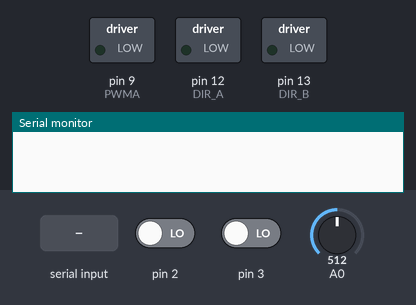
Simulated run of this sketch. Board: Arduino Uno, built with avr-gcc and run on an emulated ATmega328P. On the bench: switched loads named in the sketch (green lamp = pin HIGH), the last lines printed to the serial monitor. Inputs (shaded band) come from the test bench; at power-on: A0 = 512, pin 2 LOW, pin 3 LOW.

Above: at 1.2 s.
1.3 s: "90,45,200,10,150,30\n" received over Serial
At 4.2 s:
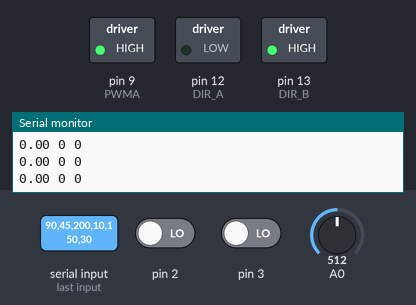
4.3 s: "30,150,10,200,45,90\n" received over Serial
At 5.7 s:
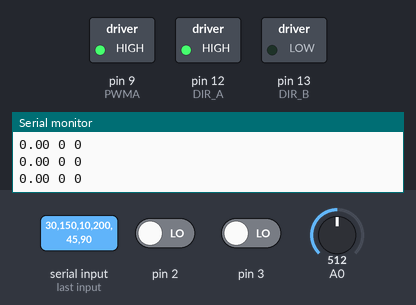
6.8 s: A0 set to 267
8.3 s: A0 set to 238
At 9.5 s:
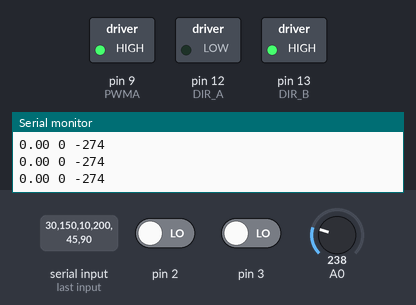
Timing chart, 0 to 10.8 s (numbered marks = the images above; inputs shaded):
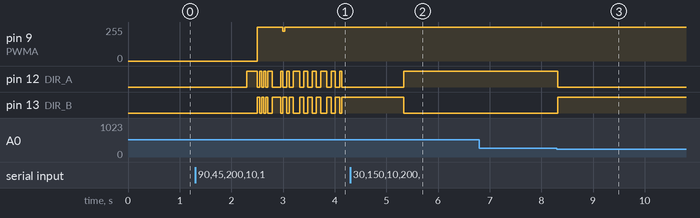

The sketch:

Programme_arduino.ino
```cpp
#include <TimerOne.h>
#define PWMA 9
#define DIR_A 12
#define DIR_B 13
int pos=0;
int TEMP=2;//millisec pour echantionnage
int last_pos=0;
int last_millis=0;
float Vc=0;
int Vmax=10;
float Ac=0;
int eps_v=0;
int eps_i=0;
float PWM_per=8388.608/4;
double vitesse=0;

int Integ_v=0;
int Integ_i=0;
int Ic=0;
int Uc=0;

boolean start=false;

void setup(){
  pinMode(3,INPUT);
  pinMode(2,INPUT);
  attachInterrupt(0,encodeur_A,CHANGE);
  attachInterrupt(1,encodeur_B,CHANGE);
  pinMode(DIR_A, OUTPUT);
  pinMode(DIR_B, OUTPUT);
  pinMode(PWMA, OUTPUT);
  digitalWrite(PWMA,LOW);
  Timer1.initialize(1000);  //Durée(timer1) en microsecondes (1Khz)
  Timer1.attachInterrupt(cal_vitesse,5000);
  Timer1.stop();

  Serial.begin(115200);
}
int Kpv=10; //P de vitesse
int Kiv=1; // I de vitesse
int Kdv=0; //D de vitesse
int Kpi=5;// P de current
int Kii=1;// I de current
int Kdi=0; //D de current
void loop(){
  /*if(millis()-last_millis>TEMP/2){
   cmd=Pid(cmd,vitesse_req,vitesse);
   }*/
   // if not true, we stop the motor
  if(Serial.available()>0){
    if(Serial.parseInt()==-1){
      start=false;
      Serial.flush();
    }
    // if ture, we set the value PID as received and start the motor
    else{
      Kpv=Serial.parseInt();
      Kiv=Serial.parseInt();
      Kdv=Serial.parseInt();
      Kpi=Serial.parseInt();
      Kii=Serial.parseInt();
      Kdi=Serial.parseInt();
      start=true;

    }

  }
  if(start==true){
    movement(0.2,5000,1000);
    eps_v=Vc-vitesse;
    Ic=Kpv*eps_v+Kiv*Integ_v;
    int I=(analogRead(A0)-512);

    eps_i=Ic-I;
    if(millis()-last_millis>TEMP){
      Vc += Ac;
      Vc=constrain(Vc,-Vmax,Vmax);

      Integ_v+=eps_v;
      Integ_i+=eps_i;
      Integ_v=constrain(Integ_v,-200,200);
      Integ_i=constrain(Integ_i,-200,200);
      last_millis=millis();
    }

    //Uc=Vc;
    Uc=Kpi*eps_i+Kii*Integ_i;

    Cmde_Mot(Uc);
    //Serial.print(Vc);


    Serial.print(vitesse);Serial.print(" ");
    Serial.print(pos);Serial.print(" ");
    Serial.println(I);
    //Serial.print(constrain(Vc,-1024,1024));
    //Serial.print(",");

    //Serial.print("Position:");
    //Serial.println(pos);
    // Serial.print();
    // Serial.print(",");
    // Serial.print("  Vitesse:");
    //Serial.println(vitesse);
    delay(40);
  }
}
//void movement(int value){


/*if(Vc<0){
 if(abs(pos)<1000) Vc=-60;
 if(abs(pos)>=1000&&abs(pos)<2500) Vc=-value/1500*(abs(pos-1000))-6;
 if(abs(pos)>=2500&&abs(pos)<3500) Vc=-value;
 if(abs(pos)>=3500&&abs(pos)<5000) Vc=-value+value/1500*(abs(pos)-3500);
 if(abs(pos)>=5000) Vc=60;
 }
 if(Vc>0){
 if(abs(pos)>=5000) Vc=60;
 if(abs(pos)>=3500&&abs(pos)<5000) Vc=value/1500*(abs(pos)-5000)-6;
 if(abs(pos)>=2500&&abs(pos)<3500) Vc=value;
 if(abs(pos)>=1000&&abs(pos)<2500) Vc=value-value/1500*(abs(pos-2500));
 if(abs(pos)<1000) Vc=-60;
 }*/
// if(abs(pos)>5000&&abs(pos)<5110) Vc=value; // forme rectangle
// if(abs(pos)<2000) Vc=-value;
//}
void cal_vitesse(){
  vitesse=pos-last_pos;
  last_pos=pos;
}
void encodeur_A(){
  if(digitalRead(3)==digitalRead(2)){
    pos++;
  }
  else {
    pos--;
  }

}
void encodeur_B(){
  if(digitalRead(3)==digitalRead(2)){
    pos--;
  }
  else {
    pos++;
  }
}

void Cmde_Mot_1(int value_1){
  digitalWrite(DIR_A,LOW);
  digitalWrite(DIR_B,HIGH);
  Timer1.pwm(PWMA,value_1,PWM_per);
}
void Cmde_Mot_2(int value_2){
  digitalWrite(DIR_A,HIGH);
  digitalWrite(DIR_B,LOW);
  Timer1.pwm(PWMA,value_2,PWM_per);
}
void Cmde_Mot(int cmd)
{
  if(cmd<0)  Cmde_Mot_1(constrain(abs(cmd),0,1024));
  if(cmd>=0) Cmde_Mot_2(constrain(abs(cmd),0,1024));
}
/*int Pid(int command, int targetValue, int currentValue){
 float pidTerm = 0;
 int error=0;
 static int last_error=0;
 error = abs(targetValue) - abs(currentValue);
 pidTerm = (Kp * error) + (Kd * (error - last_error));
 last_error = error;
 return constrain(command + pidTerm, 880, 1024);
 }*/
int movement(float Amax,int Xmax,int Xmin){

  if(abs(pos)>Xmax) Ac=Amax; // forme rectangle
  if(abs(pos)<Xmin) Ac=-Amax;

}
/*if(millis()-lastMillis<=millis1*N){
 for(int j=1;j<M;j++){
 Vc=value*j/M;
 }
 }
 else if(millis()-lastMillis>millis1*N&&millis()-lastMillis<millis2*N){
 Vc=value;
 }
 else if(millis()-lastMillis>millis2*N&&millis()-lastMillis<millis3*N){
 for(int j=1;j<M;j++) Vc=value-value*j/M;
 }
 else if(millis()-lastMillis>millis3*N&&millis()-lastMillis<millis4*N){
 Vc=0;

 }
 //2ere phase
 else if(millis()-lastMillis>millis4*N&&millis()-lastMillis<millis5*N){
 for(int j=1;j<M;j++){
 Vc=-value*j/M;
 }
 }
 else if(millis()-lastMillis>millis5*N&&millis()-lastMillis<millis6*N){
 Vc=-value;
 }
 else if(millis()-lastMillis>millis6*N&&millis()-lastMillis<millis7*N){
 for(int j=1;j<M;j++){
 Vc=value-value*j/M;
 }
 }
 else if(millis()-lastMillis>millis7*N&&millis()-lastMillis<millis8*N){
 Vc=0;

 }
 if(millis()-lastMillis==millis8*N)
 lastMillis=millis();*/
```

Measured:
- the behaviour switches between 253 and 252 on A0 (found by bisection; images 2 and 3)
- after the input at 1.3 s, pin 9 (PWMA): 0/255 → 255/255 after 1.2 s
- after the input at 4.3 s, pin 12 (DIR_A): LOW → HIGH after 1.0 s; pin 13 (DIR_B): HIGH → LOW after 1.0 s
- after the input at 8.3 s, pin 12 (DIR_A): HIGH → LOW at once; pin 13 (DIR_B): LOW → HIGH at once
